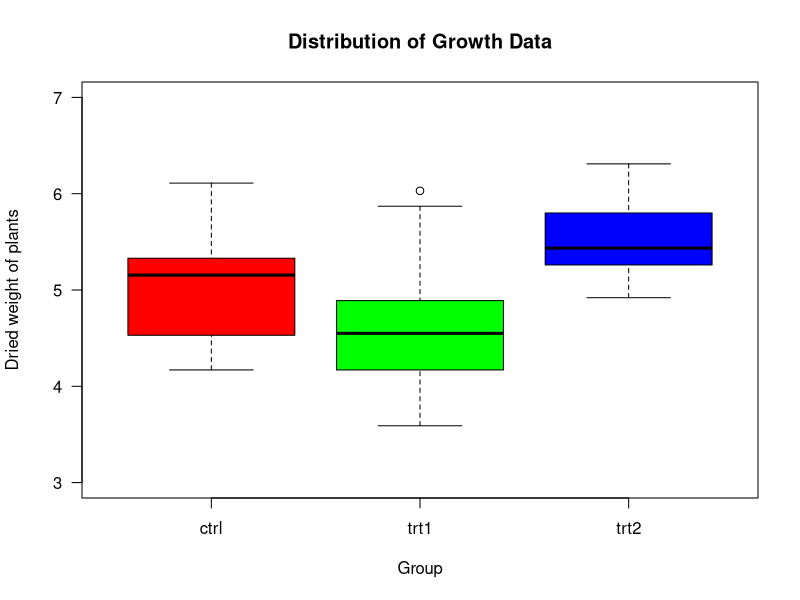

The R source for this figure:
## ---- chunk 1
knitr::opts_chunk$set(echo = TRUE)
## ---- chunk 2
boxplot(weight ~ group,                             # compare weight by group
		data = PlantGrowth,                         # built-in data set
		main = "Distribution of Growth Data",       # set title
		las = 1,                                    # rotate y-axis values
        ylab = "Dried weight of plants",            # set y-axis title
		xlab = "Group",                             # set x-axis title
		ylim = c(3,7),                             # set scale of y-axis
		col = c("Red","Green","Blue"))        # set bar fill colors
## ---- chunk 3
knitr::kable(anova(lm(weight ~ group, data = PlantGrowth)),digits = 3)
